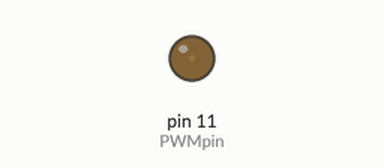
Recording of a sketch running on a simulated Arduino Uno, built with avr-gcc and run on an emulated ATmega328P. Shown: output pins drawn as LEDs (lit = HIGH).

Above: at 0.05 s.
At 1.15 s:
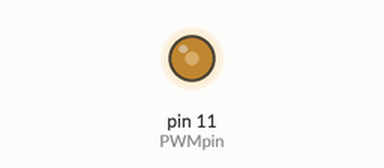
At 2.3 s:
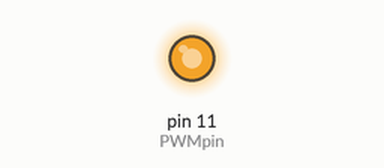
At 4.55 s:
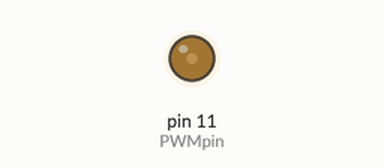
Timing chart, 0 to 6.7 s (numbered marks = the images above):
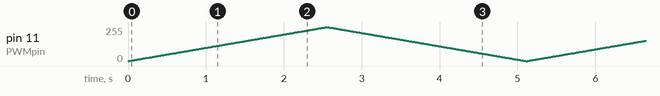

The sketch:

LED__fading_with_FOR_Loop.ino
```cpp
// Fade an LED using a PWM pin and for loop
int PWMpin = 11; // LED in series with 220 ohm resistor on pin 11
void setup() {
pinMode(PWMpin, OUTPUT);
}
void loop() {
int x = 1;
 for (int i = 0; i > -1; i = i + x) {
 analogWrite(PWMpin, i);
 if (i == 255) {
 x = -1; // switch direction at peak
 }
 delay(10);
 }
}
```
